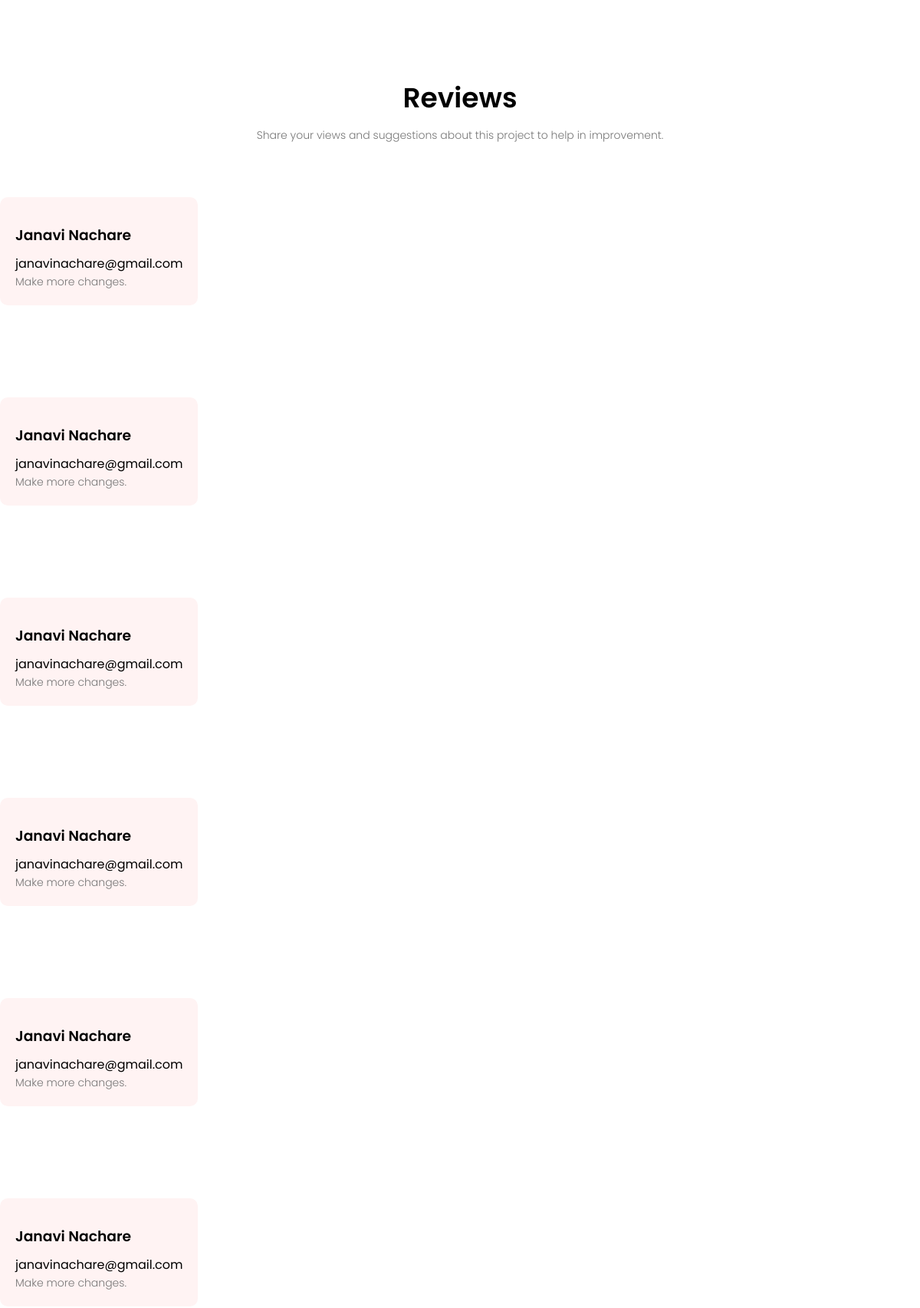
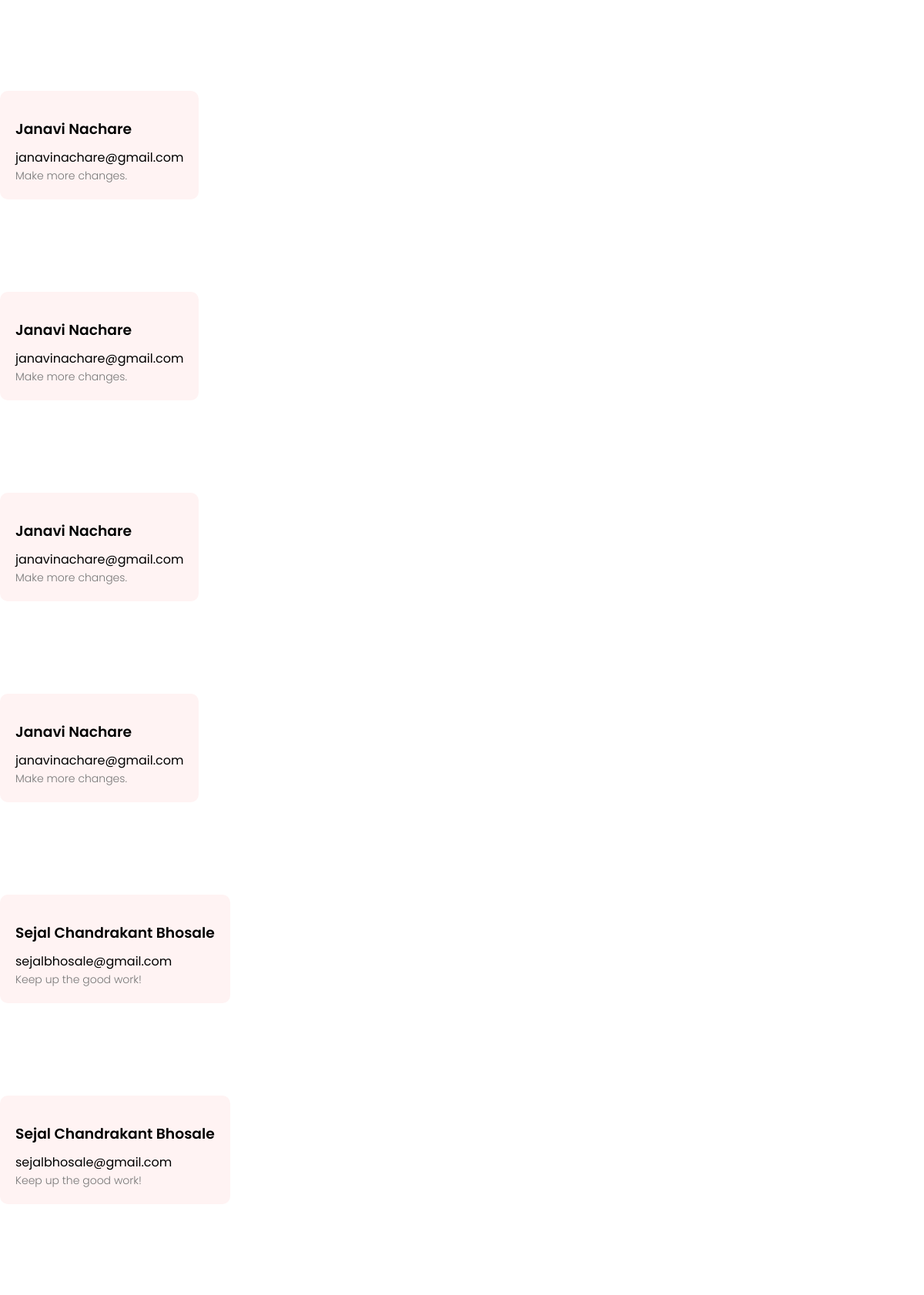
Page /savereview (upper part) on the committed database (2 pictures, top to bottom).
### model/models.py (models this page shows)
class review(models.Model):
    Name = models.CharField(null=False, max_length=20)
    Email = models.EmailField(null=False)
    Opinions = models.CharField(null=False, max_length=20)

### model/views.py (the view)
# urls.py: path('savereview',views.savereview),
def savereview(request):
    if request.method == "POST":
        Review = review(Name = request.POST["name"], Email = request.POST["Email"],Opinions = request.POST["Opinions"])
        Review.save()
    return render(request, "prediction/review.html", {"data":review.objects.all()})

### templates/prediction/review.html (shortened to what this page needs)
{% load static %}
{% block head %}
    <link rel="stylesheet" href="{% static 'css/style.css' %}">
{% endblock %}
{% block body %}
<section class="testimonials">
    <h1>Reviews</h1>
    <p>Share your views and suggestions about this project to help in improvement.</p>
    {% for i in data %}
    <div class="row" style="align-items: center;">
        <div class="testimonial-col" style="align-items: center;">
            <div>
                <h3>{{i.Name}}</h3>
                <p4>{{i.Email}}</p4>
                <p>{{i.Opinions}}</p>
            </div>
        </div>
    </div>
    {% endfor %}
</section>
{% endblock %}

### static/css/style.css (style rules this page uses)
* { margin: 0; padding: 0; font-family: 'Poppins', sans-serif; }
h1 { font-size: 36px; font-weight: 600; }
p { color:#777; font-size: 14px; font-weight: 300; line-height: 22px; padding: 10px; }
.row { margin-top: 5%; display: flex; justify-content: space-between; }
h3 { text-align: center; font-weight: 600; margin: 10px 0; }
.testimonials { margin: auto; padding-top: 100px; text-align: center; align-items: center; }
.testimonial-col { border-radius: 10px; margin-bottom: 5%; text-align: left; background: #fff3f3; padding: 20px; cursor: pointer; display: flex; }
.testimonial-col p { padding: 0; }
.testimonial-col h3 { margin-top: 15px; text-align: left; }

### rows in the picture
review: Name "Janavi Nachare", Email "janavinachare@gmail.com", Opinions "Make more changes."
review: Name "Janavi Nachare", Email "janavinachare@gmail.com", Opinions "Make more changes."
review: Name "Janavi Nachare", Email "janavinachare@gmail.com", Opinions "Make more changes."
review: Name "Janavi Nachare", Email "janavinachare@gmail.com", Opinions "Make more changes."
review: Name "Janavi Nachare", Email "janavinachare@gmail.com", Opinions "Make more changes."
review: Name "Janavi Nachare", Email "janavinachare@gmail.com", Opinions "Make more changes."
review: Name "Janavi Nachare", Email "janavinachare@gmail.com", Opinions "Make more changes."
review: Name "Janavi Nachare", Email "janavinachare@gmail.com", Opinions "Make more changes."
review: Name "Janavi Nachare", Email "janavinachare@gmail.com", Opinions "Make more changes."
review: Name "Janavi Nachare", Email "janavinachare@gmail.com", Opinions "Make more changes."
review: Name "Sejal Chandrakant Bhosale", Email "sejalbhosale@gmail.com", Opinions "Keep up the good work!"
review: Name "Sejal Chandrakant Bhosale", Email "sejalbhosale@gmail.com", Opinions "Keep up the good work!"
